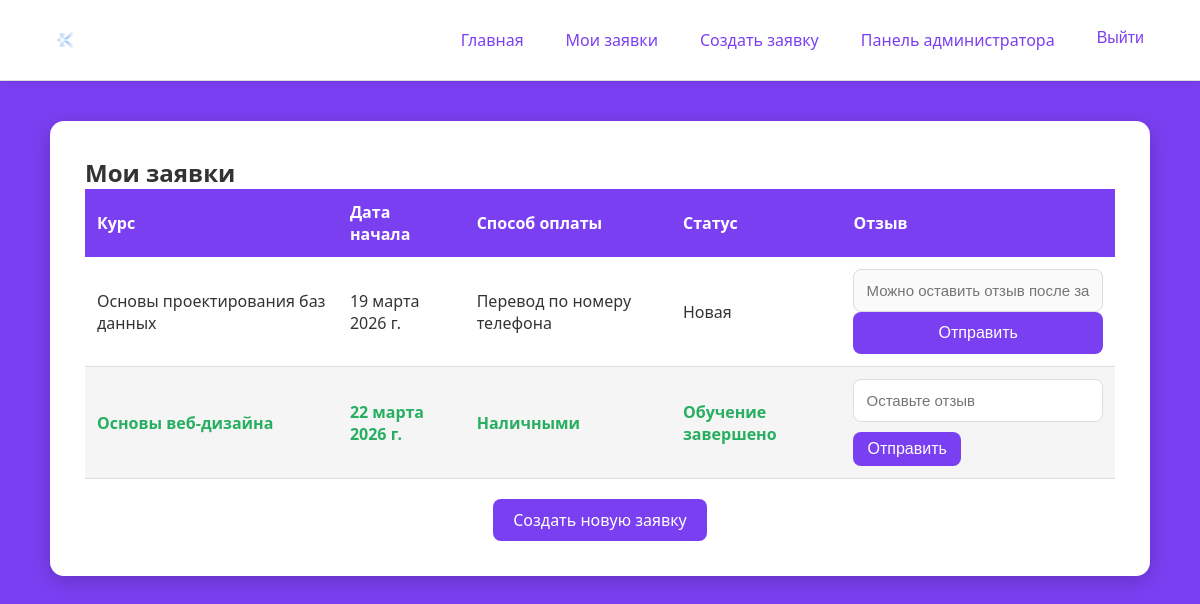
/accounts/applications/ (signed in), run on the app's committed database.
### korka/models.py (models this page shows, shortened)
class Application(models.Model):
    PAYMENT_CHOICES = [
        ('cash', 'Наличными'),
        ('phone', 'Перевод по номеру телефона'),
    ]
    STATUS_CHOICES = [
        ('new', 'Новая'),
        ('in_progress', 'Идет обучение'),
        ('done', 'Обучение завершено'),
    ]
    COURSE_CHOICES = [
        ('algorithms', 'Основы алгоритмизации и программирования'),
        ('web_design', 'Основы веб-дизайна'),
        ('databases', 'Основы проектирования баз данных'),
    ]
    user = models.ForeignKey(settings.AUTH_USER_MODEL, on_delete=models.CASCADE, related_name='applications')
    course_name = models.CharField('Наименование курса', max_length=200, choices=COURSE_CHOICES, blank=True)
    start_date = models.DateField('Желаемая дата начала')
    payment_method = models.CharField('Способ оплаты', max_length=10, choices=PAYMENT_CHOICES)
    status = models.CharField('Статус заявки', max_length=20, choices=STATUS_CHOICES, default='new')
    feedback = models.TextField('Отзыв', blank=True)
    created_at = models.DateTimeField(auto_now_add=True)

### korka/views.py (the view)
# urls.py: path('applications/', views.applications_list, name='applications_list'),
@login_required
def applications_list(request):
    apps = Application.objects.filter(user=request.user).order_by('-created_at')
    return render(request, 'korka/applications_list.html', {'applications': apps})

### korka/templates/korka/applications_list.html (shortened to what this page needs)
{% extends "base.html" %}
{% load static %}
{% block content %}
<div class="applications-wrapper">
    <div class="applications-card">
        <h2>Мои заявки</h2>
        {% if applications %}
        <div class="table-container">
            <table>
                <thead>
                    <tr>
                        <th>Курс</th>
                        <th>Дата начала</th>
                        <th>Способ оплаты</th>
                        <th>Статус</th>
                        <th>Отзыв</th>
                    </tr>
                </thead>
                <tbody>
                {% for app in applications %}
                    <tr class="status-{{ app.status }}">
                        <td>{{ app.get_course_name_display }}</td>
                        <td>{{ app.start_date }}</td>
                        <td>{{ app.get_payment_method_display }}</td>
                        <td>{{ app.get_status_display }}</td>
                        <td>
                        {% if app.feedback %}
                            <span class="feedback-text">{{ app.feedback }}</span>
                        {% else %}
                            {% if app.status == 'done' %}
                                <form method="post" class="feedback-form">
                                    <input type="text" name="feedback" placeholder="Оставьте отзыв" required>
                                    <button type="submit">Отправить</button>
                                </form>
                            {% else %}
                                <input type="text" placeholder="Можно оставить отзыв после завершения" disabled>
                                <button type="submit" disabled>Отправить</button>
                            {% endif %}
                        {% endif %}
                        </td>
                    </tr>
                {% endfor %}
                </tbody>
            </table>
        </div>
        {% else %}
        <p class="no-applications">Заявок пока нет.</p>
        {% endif %}
        <div class="create-link">
            <a class="linka" href="/korka/applications/create/">Создать новую заявку</a>
        </div>
    </div>
</div>
{% endblock %}

### korka/templates/base.html (shortened to what this page needs)
{% load static %}
<!DOCTYPE html>
<html lang="ru">
<head>
    <link rel="stylesheet" href="{% static 'css/red1.css' %}">
</head>
<body>
<header>
    <div class="header-container">
        <div class="logo-title-container">
            <a href="/" class="logo-link">
                <img src="/static/images/log2.png" alt="Логотип Корочки.есть" class="logo">
            </a>
        </div>
        {% if user.is_authenticated %}
        <nav class="nav-container">
            <a href="/">Главная</a>
            <a href="/korka/applications/">Мои заявки</a>
            <a href="/korka/applications/create/">Создать заявку</a>
            {% if user.is_staff %}
                <a href="/admin/">Панель администратора</a>
            {% endif %}
            <form action="/accounts/logout/" method="post" style="display:inline;">
                <button type="submit">Выйти</button>
            </form>
        </nav>
        {% endif %}
    </div>
</header>
<hr>
    {% block content %}{% endblock %}
</body>
</html>

### static/css/red1.css (style rules this page uses)
* { margin:0; padding:0; box-sizing:border-box; }
body { font-family:'Segoe UI',sans-serif; background:#7b3ff2; color:#fff; min-height:100vh; }
img { max-width:100%; height:auto; display:block; }
header { background:#fff; padding:15px 40px; box-shadow:0 2px 10px rgba(0,0,0,.1); }
.header-container { max-width:1200px; margin:auto; display:flex; justify-content:space-between; align-items:center; flex-wrap:wrap; gap:15px; }
.logo-title-container { display:flex; align-items:center; gap:12px; }
.logo { height:50px; width:auto; }
.nav-container { display:flex; flex-wrap:wrap; gap:10px; }
.nav-container a, .nav-container button { color:#7b3ff2; padding:8px 16px; border:none; border-radius:8px; background:transparent; text-decoration:none; cursor:pointer; }
.container, .login-container, .register-container, .auth-card, .applications-card { width:min(1100px,95%); margin:40px auto; padding:35px; background:#fff; color:#333; border-radius:14px; box-shadow:0 5px 20px rgba(0,0,0,.2); }
.table-container { overflow-x:auto; }
table { width:100%; min-width:700px; border-collapse:collapse; }
th { background:#7b3ff2; color:#fff; padding:12px; text-align:left; }
td { padding:12px; border-bottom:1px solid #ddd; }
tr:nth-child(even) { background:#f5f5f5; }
tr:nth-child(odd) { background:#fff; }
.status-done { color:#27ae60; font-weight:600; }
input, select, textarea { width:100%; padding:12px; border:1px solid #ddd; border-radius:8px; font-size:15px; }
button, .auth-btn { width:100%; padding:12px; border:none; border-radius:8px; background:#7b3ff2; color:#fff; cursor:pointer; font-size:16px; }
.feedback-form { display:flex; flex-wrap:wrap; gap:10px; }
.feedback-form input { flex:1 1 250px; }
.feedback-form button { width:auto; padding:8px 14px; }
.create-link, .auth-switch { text-align:center; margin-top:20px; }
.linka { display:inline-block; padding:10px 20px; border-radius:8px; background:#7b3ff2; color:#fff; text-decoration:none; }
hr { border:none; border-top:1px solid #ddd; }

### data on the page
Application: course_name "Основы проектирования баз данных", start_date "19 марта 2026 г.", payment_method "Перевод по номеру телефона", status "Новая"
Application: course_name "Основы веб-дизайна", start_date "22 марта 2026 г.", payment_method "Наличными", status "Обучение завершено"
